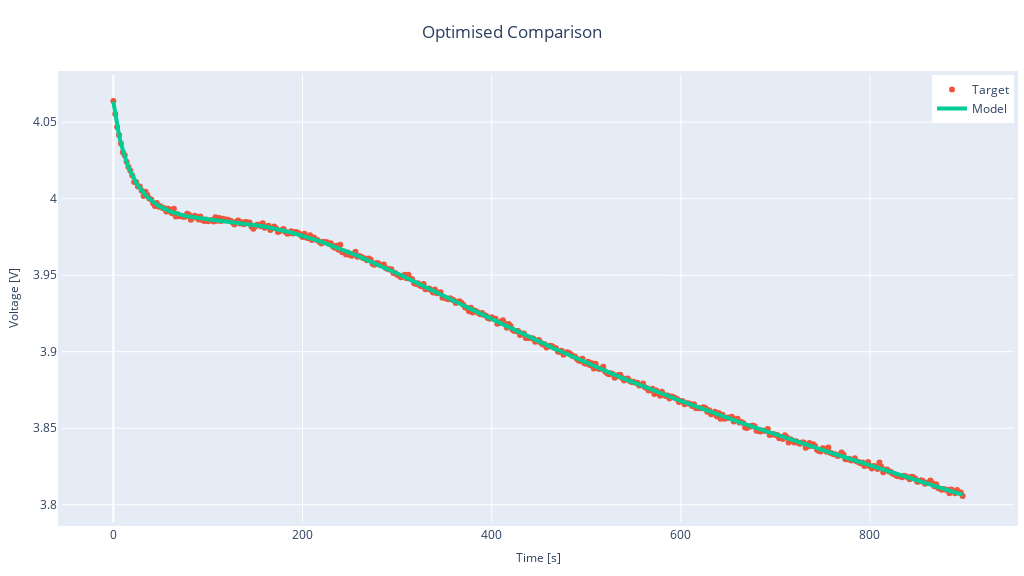

Source (notebook cell):
### Markdown cell above
### Comparing System Response

We can quickly plot the system's response using the estimated parameters compared to the target:

### Code cell
pybop.quick_plot(cost, parameter_values=x, title="Optimised Comparison");

### Figure 1 — Plotly figure (JSON) as saved in the notebook; plotly's stock layout.template omitted (floating-point values rounded to 4 significant figures; data arrays with more than 128 entries replaced by an {"elided": "..."} marker saying what was removed)
{"data": [{"fill": "toself", "fillcolor": "rgba(255,229,204,0.8)", "hoverinfo": "skip", "line": {"color": "rgba(255,255,255,0)"}, "showlegend": false, "type": "scatter", "x": {"elided": "900 int values"}, "y": {"elided": "900 float values"}}, {"mode": "markers", "name": "Target", "type": "scatter", "x": {"elided": "450 int values"}, "y": {"elided": "450 float values"}}, {"line": {"width": 4}, "mode": "lines", "name": "Model", "type": "scatter", "x": {"elided": "450 int values"}, "y": {"elided": "450 float values"}}], "layout": {"autosize": false, "height": 576, "legend": {"font": {"size": 12}, "x": 1, "xanchor": "right", "y": 1, "yanchor": "top"}, "margin": {"b": 10, "l": 10, "pad": 4, "r": 10, "t": 75}, "showlegend": true, "title": {"text": "Optimised Comparison", "x": 0.5}, "width": 1024, "xaxis": {"autorange": true, "range": [-54.31, 952.3], "tickfont": {"size": 12}, "title": {"font": {"size": 12}, "text": "Time [s]"}, "type": "linear"}, "yaxis": {"autorange": true, "range": [3.789, 4.081], "tickfont": {"size": 12}, "title": {"font": {"size": 12}, "text": "Voltage [V]"}, "type": "linear"}}}
